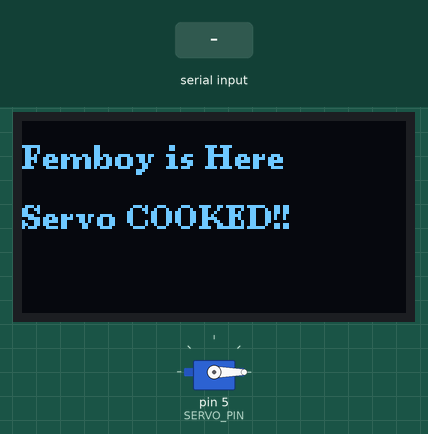
Simulated run of this sketch. Board: Arduino Uno, built with avr-gcc and run on an emulated ATmega328P. Shown: 128×64 one-colour display, servo. The test bench sets the inputs (shaded band).

Above: at 1.2 s.
1.3 s: "OPEN\n" received over Serial
At 1.9 s:
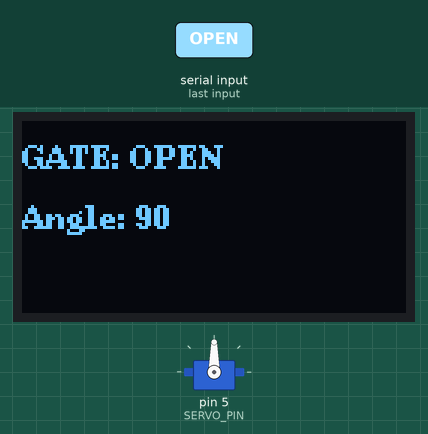
2.8 s: "30,150\n" received over Serial
At 3.9 s:
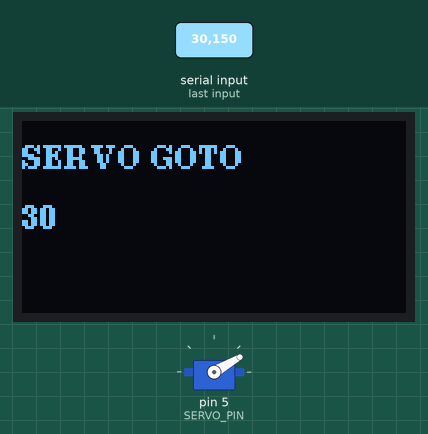
4.3 s: "CLOSE\n" received over Serial
At 5.3 s:
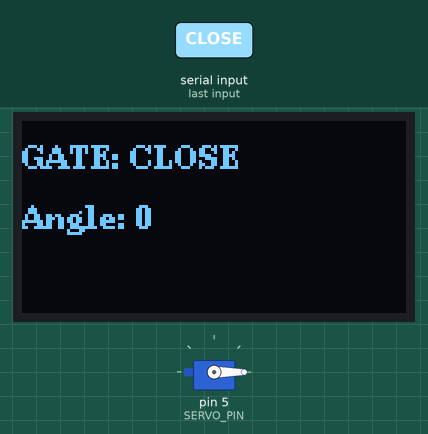
5.8 s: "90,45\n" received over Serial
At 6.2 s:
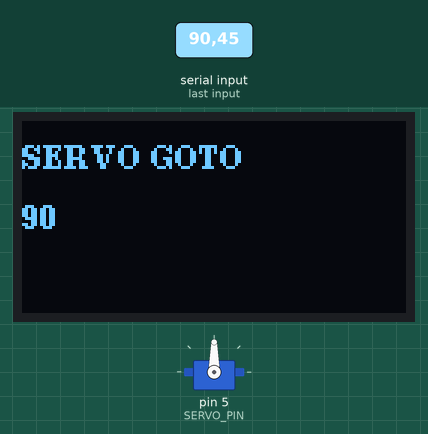
7.3 s: "90\n" received over Serial
At 7.6 s:
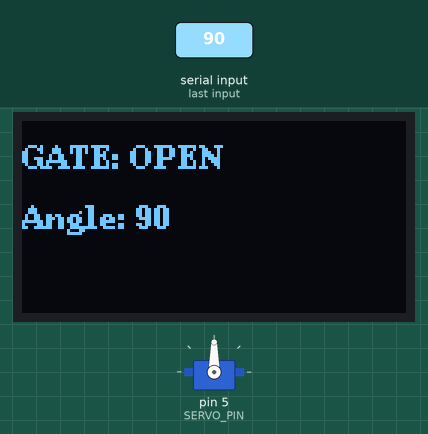
8.8 s: "5\n" received over Serial
At 9.6 s:
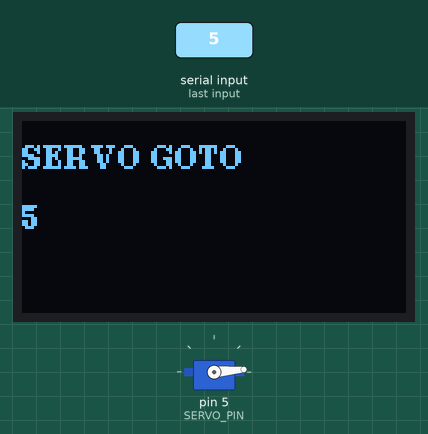
Timing chart, 0 to 11.3 s (numbered marks = the images above; inputs shaded):
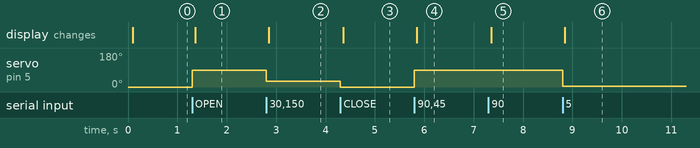

Measured:
- after the input at 1.3 s, servo on pin 5 (SERVO_PIN): 0° → 90° at once; the display: changes after 0.06 s (image 1)
- after the input at 2.8 s, servo on pin 5 (SERVO_PIN): 90° → 30° at once; the display: changes after 0.05 s (image 2)
- after the input at 4.3 s, servo on pin 5 (SERVO_PIN): 30° → 0° at once; the display: changes after 0.06 s (image 3)
- after the input at 5.8 s, servo on pin 5 (SERVO_PIN): 0° → 90° at once; the display: changes after 0.05 s (image 4)
- after the input at 7.3 s, the display: changes after 0.06 s (image 5)
- after the input at 8.8 s, servo on pin 5 (SERVO_PIN): 90° → 5° at once; the display: changes after 0.05 s (image 6)

The sketch:

Main.ino
```cpp
#include <U8g2lib.h>
#include <Servo.h>

// OLED (ตามที่คุณเทสผ่าน)
U8G2_SSD1306_128X64_NONAME_F_SW_I2C
u8g2(U8G2_R0, 12, 14, U8X8_PIN_NONE);

#define SERVO_PIN 5   // D1 = GPIO5

Servo gateServo;

void showText(const String& a, const String& b="") {
  u8g2.clearBuffer();
  u8g2.setFont(u8g2_font_ncenB08_tr);
  u8g2.drawStr(0, 16, a.c_str());
  u8g2.drawStr(0, 36, b.c_str());
  u8g2.sendBuffer();
}

void setup() {
  Serial.begin(115200);
  u8g2.begin();

  gateServo.attach(SERVO_PIN);
  gateServo.write(0);   // ปิดไม้กั้น

  showText("Femboy is Here", "Servo COOKED!!");
}

void loop() {
  if (Serial.available()) {
    String cmd = Serial.readStringUntil('\n');
    cmd.trim();

    if (cmd == "OPEN" || cmd == "90") {
      gateServo.write(90);
      showText("GATE: OPEN", "Angle: 90");
    }
    else if (cmd == "CLOSE" || cmd == "0") {
      gateServo.write(0);
      showText("GATE: CLOSE", "Angle: 0");
    }
    else if (cmd.length() > 0) {
      int val = cmd.toInt();
      // toInt() returns 0 if it's not a number, but we already handled "0" above.
      // So if it's > 0, it's a valid numeric angle.
      if (val > 0 && val <= 180) {
        gateServo.write(val);
        showText("SERVO GOTO", String(val));
      }
    }
  }
}
```
